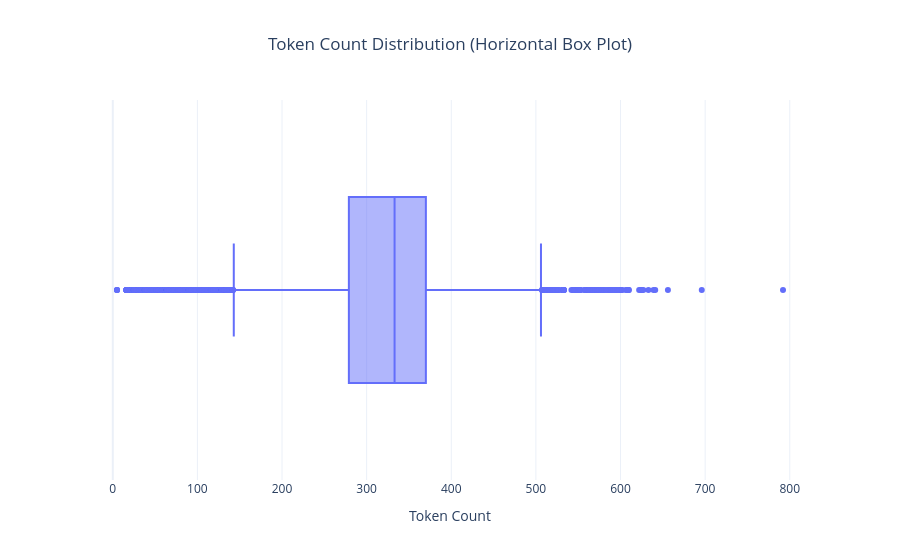

Source (notebook cell):
### Code cell
fig = px.box(
    pdf_final,
    x="token_count",  
    points="outliers",
    title="Token Count Distribution (Horizontal Box Plot)"
)

fig.update_layout(
    xaxis_title="Token Count",
    title_x=0.5,
    template="plotly_white"
)

fig.show()

### Figure 1 — Plotly figure (JSON) as saved in the notebook; plotly's stock layout.template omitted (floating-point values rounded to 4 significant figures; data arrays with more than 128 entries replaced by an {"elided": "..."} marker saying what was removed)
{"data": [{"alignmentgroup": "True", "boxpoints": "outliers", "hovertemplate": "token_count=%{x}<extra></extra>", "legendgroup": "", "marker": {"color": "#636efa"}, "name": "", "notched": false, "offsetgroup": "", "orientation": "h", "showlegend": false, "type": "box", "x": {"elided": "11162 int values"}, "x0": " ", "xaxis": "x", "y0": " ", "yaxis": "y"}], "layout": {"boxmode": "group", "legend": {"tracegroupgap": 0}, "title": {"text": "Token Count Distribution (Horizontal Box Plot)", "x": 0.5}, "xaxis": {"anchor": "y", "domain": [0, 1], "title": {"text": "Token Count"}}, "yaxis": {"anchor": "x", "domain": [0, 1]}}}
